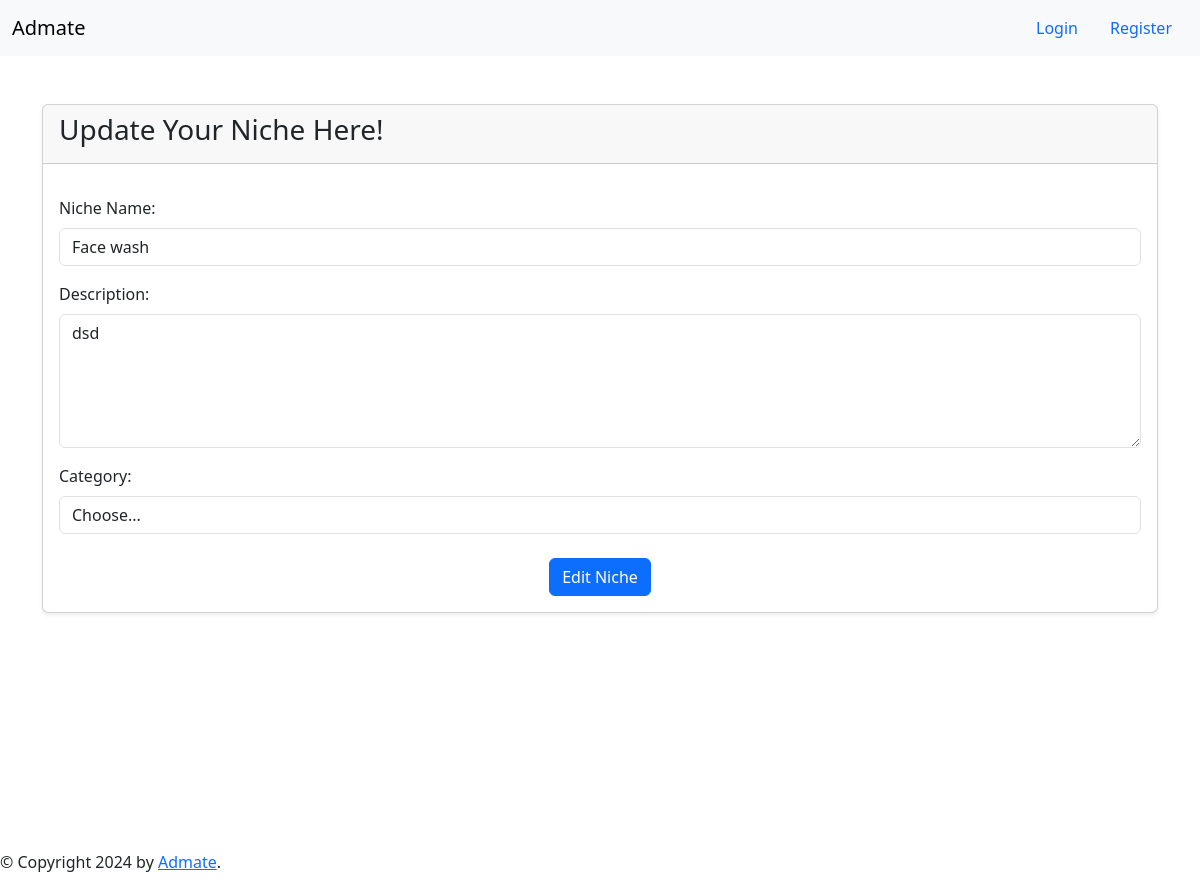
The page /edit_niche/1 on the database as committed earlier.
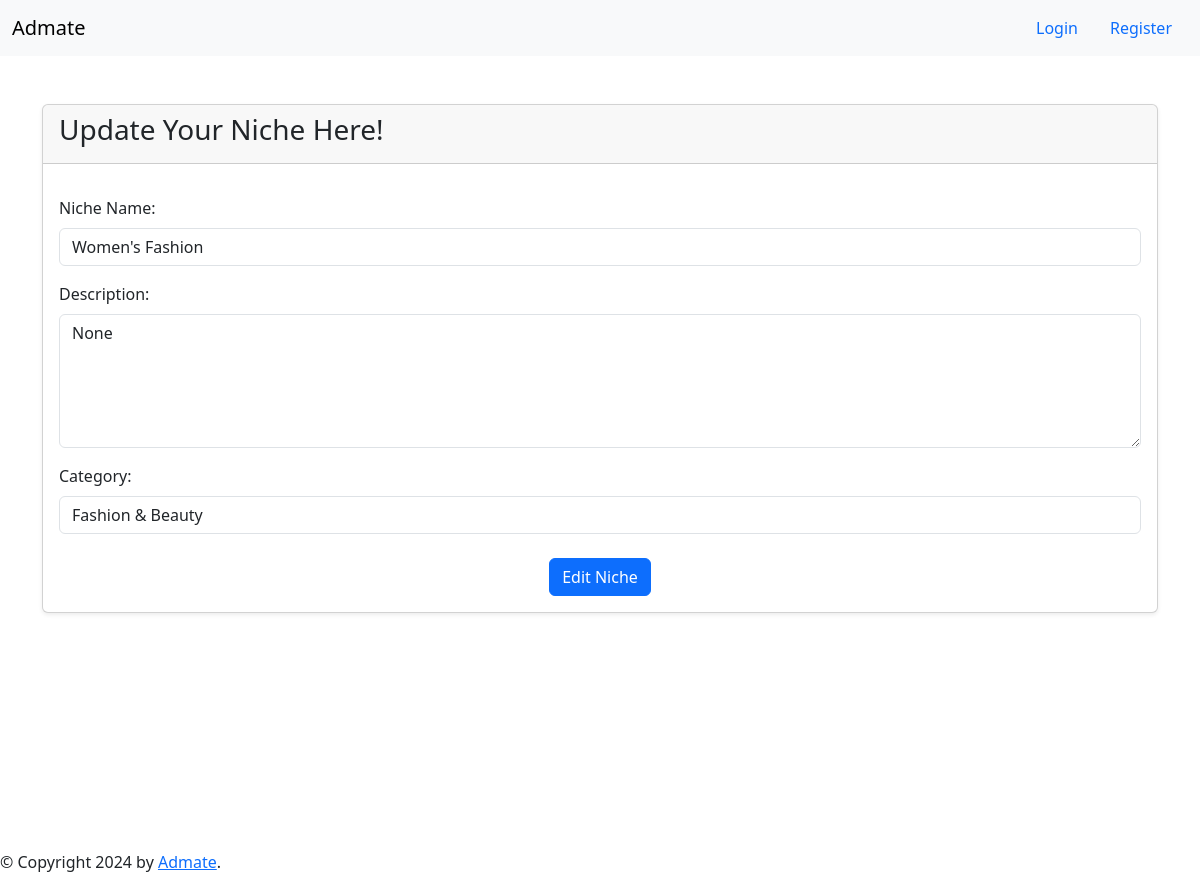
The same page on the database as committed later.
### application/models.py (models this page shows, shortened)
class Niche(db.Model):
    niche_id = db.Column(db.Integer, primary_key=True)
    category_id = db.Column(db.Integer, db.ForeignKey('categories.category_id'), nullable=True)
    name = db.Column(db.String(30), nullable=False)
    description = db.Column(db.String(100), nullable=True)

### application/routes.py (the view, shortened to what this page needs)
@app.route("/edit_niche/<int:niche_id>", methods=["GET", "POST"]) # type: ignore
def edit_niche(niche_id):
    niche = Niche.query.filter_by(niche_id=niche_id).first()
    if not niche:
        flash('Niche does not exist')
        return redirect(url_for('index'))
    if req.method == "GET":
        categories = Categories.query.all()
        return render_template('edit_niche.html', niche=niche, categories=categories)

### templates/edit_niche.html (shortened to what this page needs)
{% extends 'nav_link.html' %}
{% block content %}
<div class="container mt-5">
    <div class="card shadow-sm">
        <div class="card-header">
            <h3>Update Your Niche Here!</h3>
        </div>
        <div class="card-body">
            <form action="{{ url_for('edit_niche', niche_id=niche.niche_id) }}" method="post" class="form">
                <div class="form-group mt-3">
                    <label for="niche_name" class="form-label">Niche Name:</label>
                    <input type="text" name="niche_name" id="niche_name" class="form-control" required value="{{ niche.name }}">
                </div>
                <div class="form-group mt-3">
                    <label for="description" class="form-label">Description:</label>
                    <textarea name="description" id="description" class="form-control" rows="5" required>{{ niche.description }}</textarea>
                </div>
                <div class="form-group mt-3">
                    <label for="category_id" class="form-label">Category:</label>
                    <select name="category_id" id="category_id" class="form-control">
                        <option>Choose...</option>
                        {% for category in categories %}
                        {% if category.category_id == niche.category_id %}
                            <option value="{{ category.category_id }}" selected>{{ category.name }}</option>
                        {% else %}
                            <option value="{{ category.category_id }}">{{ category.name }}</option>
                        {% endif %}
                        {% endfor %}
                    </select>
                </div>
                <div class="form-group mt-4 text-center">
                    <button type="submit" class="btn btn-primary">Edit Niche</button>
                </div>
            </form>
        </div>
    </div>
</div>
{% endblock content %}

### templates/nav_link.html (shortened to what this page needs)
{% extends 'base.html' %}
{% block nav_items %}
    {% if session['username'] %}
        {% if session['role'] == 'admin' %}
        <li class="nav-item">
            <a class="nav-link" href={{ url_for('all_campaign') }}>Running Campaigns</a>
        </li>
        <li class="nav-item">
            <a class="nav-link" href={{ url_for('summary_influencer')}}>Influencer Dashboard</a>
        </li>
        <li class="nav-item">
            <a class="nav-link" href={{ url_for('add_category') }}>Add Category</a>
        </li>
        <li class="nav-item">
            <a class="nav-link" href={{ url_for('view_message_admin')}}>Messages</a>
        </li>
        <li class="nav-item dropdown">
            <a class="nav-link dropdown-toggle" href="#" id="adminDropdown" role="button" data-bs-toggle="dropdown" aria-expanded="false">
                More
            </a>
            <ul class="dropdown-menu" aria-labelledby="adminDropdown">
                <li><a class="dropdown-item" href={{ url_for('admin_view_flagged_campaign') }}>Flagged Campaign</a></li>
                <li><a class="dropdown-item" href={{ url_for('admin_view_flagged_influencer') }}>Flagged Influencer</a></li>
                <li><a class="dropdown-item" href={{ url_for('sponsor_requests') }}>Request</a></li>
                <li><a class="dropdown-item" href={{ url_for('index') }}>Edit/Delete Category</a></li>
                <li><a class="dropdown-item" href={{ url_for('statistics')}}>Summary</a></li>
            </ul>
        </li>
        {% elif session['role'] == 'sponsor' %}
            <link rel="stylesheet" href="https://cdnjs.cloudflare.com/ajax/libs/font-awesome/5.15.3/css/all.min.css">
            <li class="nav-item">
                <a class="nav-link" href="{{ url_for('view_notification') }}">
                    <i class="fas fa-bell"></i>
                    <span class="badge badge-danger">{{ notification_count }}</span>
                </a>
            </li>
            <li class="nav-item">
                <a class="nav-link" href={{ url_for('all_campaign') }}>Dashboard</a>
            </li>
            <li class="nav-item">
                <a class="nav-link" href={{ url_for('flagged_campaign_sponsor') }}>Flagged Campaign</a>
            </li>
            <!-- <li class="nav-item">
                <a class="nav-link" href={{ url_for('edit_sponsor_profile') }}>Profile</a>
            </li> -->
            <li class="nav-item">
                <a class="nav-link" href={{ url_for('view_sponsor_profile') }}>View Profile</a>
            </li>
            <li class="nav-item">
                <a class="nav-link" href={{ url_for('summary_influencer')}}>Summary Influencer</a>
            </li>
            <li class="nav-item">
                <a class="nav-link" href={{ url_for('create_campaign') }}>Create Campaign</a>
            </li>
            <li class="nav-item">
                <a class="nav-link" href={{ url_for('sponsor_requests') }}>Request</a>
            </li>
            <li class="nav-item">
                <a class="nav-link" href={{ url_for('view_message')}}>Messages</a>
            </li>
            <li class="nav-item dropdown">
                <a class="nav-link dropdown-toggle" href="#" id="adminDropdown" role="button" data-bs-toggle="dropdown" aria-expanded="false">
                    More
                </a>
                <ul class="dropdown-menu" aria-labelledby="adminDropdown">
                    <li><a class="dropdown-item" href={{ url_for('add_category') }}>Add Category</a></li>
                    <li><a class="dropdown-item" href={{ url_for('add_niche') }}>Add Niche</a></li>
                    <li></li>
                    <li><a class="dropdown-item" href={{ url_for('index') }}>Edit/Delete Category Request</a></li>
                </ul>
            </li>
        {% elif session['role'] == 'influencer' %}
            <li class="nav-item">
                <a class="nav-link" href={{ url_for('all_campaign') }}>Dashboard</a>
            </li>
            <li class="nav-item">
                <a class="nav-link" href={{ url_for('view_request') }}>Request from Sponsor</a>
            </li>
            <li class="nav-item">
                <a class="nav-link" href={{ url_for('view_influencer_profile') }}>View Profile</a>
            </li>
            <li class="nav-item">
                <a class="nav-link" href={{ url_for('flagged_influencer_view') }}>May be You Flagged! </a>
            </li>
            <li class="nav-item">
                <a class="nav-link" href={{ url_for('summary_influencer')}}>Summary Influencer</a>
            </li>
            <li class="nav-item">
                <a class="nav-link" href={{ url_for('view_message_for_influencer')}}>Message</a>
            </li>
        {% endif %}
        <li class="nav-item">
            <a class="nav-link" href={{ url_for('logout') }}>Logout</a>
        </li>
        <li class="nav-item">
            <a class="nav-link disabled">{{ session['username'] }}</a>
        </li>
    {% else %}
    <li class="nav-item">
        <a class="nav-link" href={{ url_for('login') }}>Login</a>
    </li>
    <li class="nav-item">
        <a class="nav-link" href={{ url_for('first_page_registration') }}>Register</a>
    </li>
    {% endif %}
{% endblock nav_items %}

### templates/base.html (shortened to what this page needs)
<!DOCTYPE html>
<html lang="en">
<head>
    <link href="https://cdn.jsdelivr.net/npm/bootstrap@5.3.3/dist/css/bootstrap.min.css" rel="stylesheet">
</head>
<body>
    {% block navbar %}
    <nav class="navbar bg-body-tertiary">
        <div class="container-fluid">
            <a class="navbar-brand mb-0 h1">Admate</a>
            <ul class="nav justify-content-center-end">
                {% block nav_items %}{% endblock nav_items %}
            </ul>
        </div>
    </nav>
    {% endblock navbar %}
    <div id="content">{% block content %}{% endblock content %}</div>
    <div id="footer" class="navbar-brand mb- h1" style="margin-top: 15rem;"class = "justify-content-center-end">
        {% block footer %}
        &copy; Copyright 2024 by <a href="http://domain.invalid/">Admate</a>.
        {% endblock footer %}
    </div>
</body>
</html>

Rows that differ between the two databases and show on the page:
changed Niche: niche_name "Face wash" → "Women's Fashion"; description "dsd" → "None"
Other text that changed with them:
form field category_id: "Choose..." → "Fashion & Beauty"
